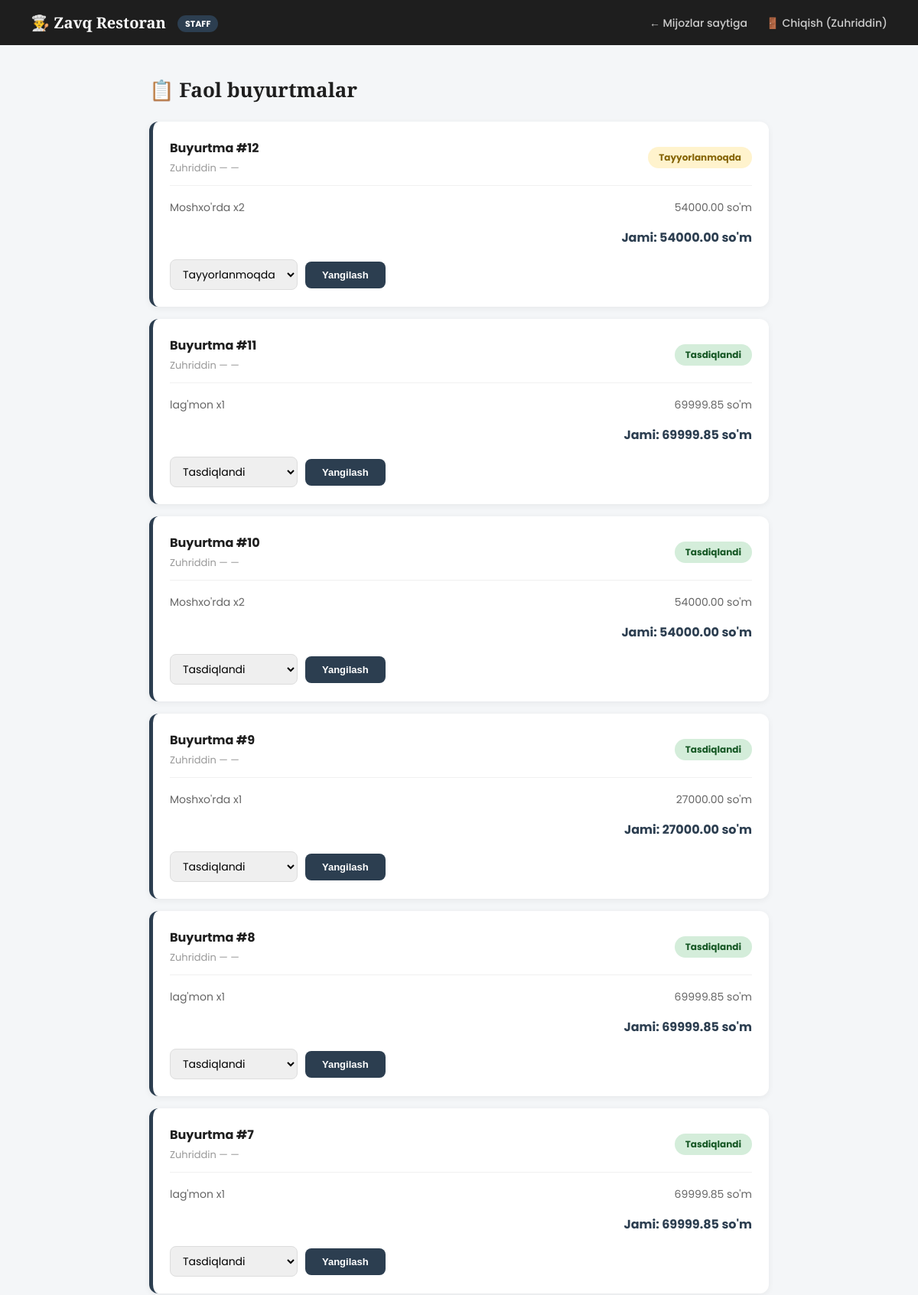
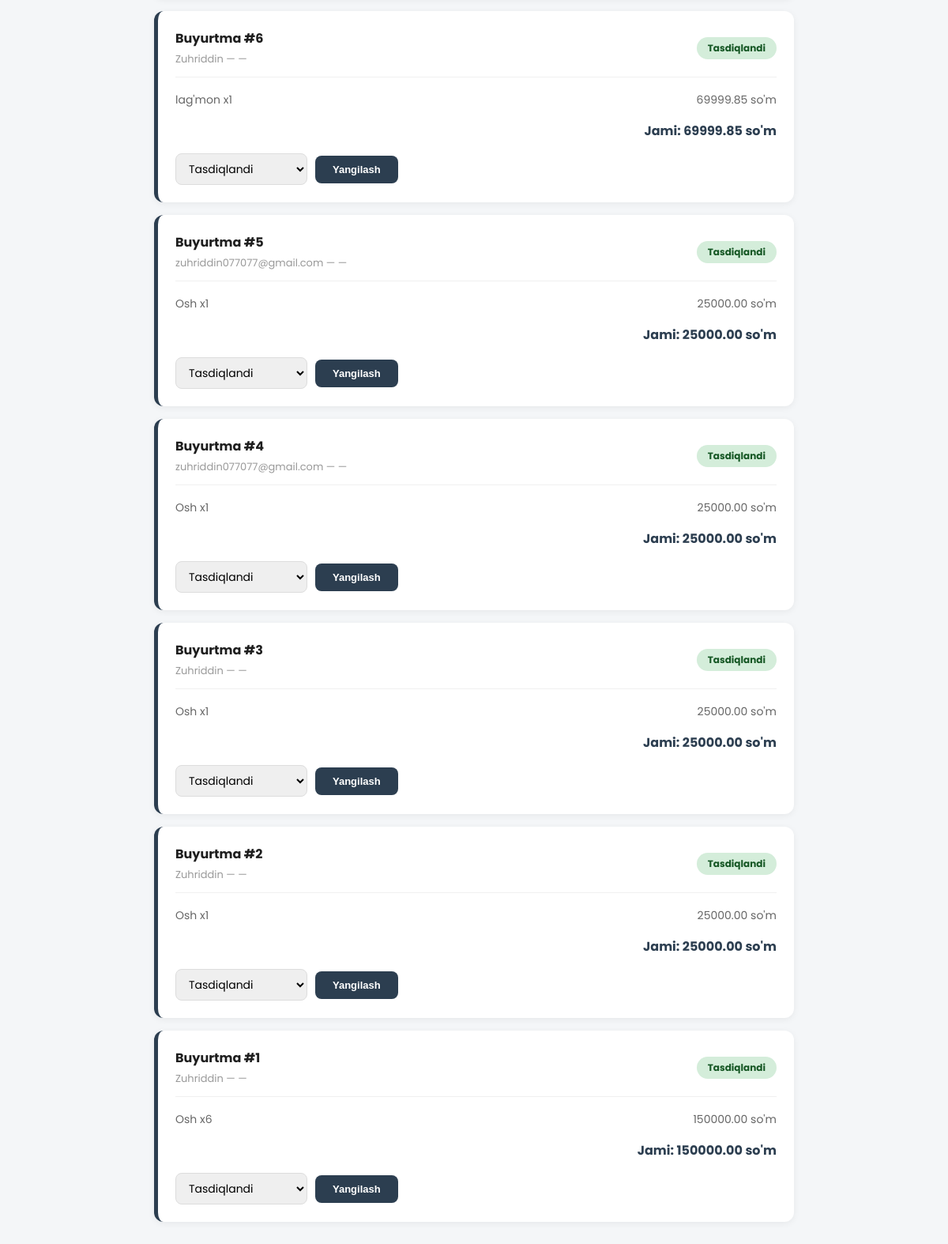
Screenshot of /staff/orders/ (signed in) with the database file from the repository (2 pictures, top to bottom).
### apps/orders/models.py (models this page shows, shortened)
class Order(models.Model):
    STATUS_CHOICES = [
        ('pending', 'Kutilmoqda'),
        ('confirmed', 'Tasdiqlandi'),
        ('preparing', 'Tayyorlanmoqda'),
        ('on_the_way', 'Yo\'lda'),
        ('delivered', 'Yetkazildi'),
        ('cancelled', 'Bekor qilindi'),
    ]
    user = models.ForeignKey(User, on_delete=models.CASCADE, related_name='orders')
    status = models.CharField(max_length=20, choices=STATUS_CHOICES, default='pending')
    delivery_address = models.CharField(max_length=255)
    phone_number = models.CharField(max_length=20)
    created_at = models.DateTimeField(auto_now_add=True)
    updated_at = models.DateTimeField(auto_now=True)
    class Meta:
        verbose_name = "Buyurtma"
        verbose_name_plural = "Buyurtmalar"
        ordering = ['-created_at']
    @property
    def total_price(self):
        return sum(item.subtotal for item in self.items.all())

class OrderItem(models.Model):
    order = models.ForeignKey(Order, on_delete=models.CASCADE, related_name='items')
    menu_item = models.ForeignKey(MenuItem, on_delete=models.CASCADE)
    quantity = models.PositiveIntegerField(default=1)
    price_at_order = models.DecimalField(max_digits=10, decimal_places=2)
    @property
    def subtotal(self):
        return self.price_at_order * self.quantity

### apps/menu/models.py (models this page shows, shortened)
class MenuItem(models.Model):
    category = models.ForeignKey(Category, on_delete=models.SET_NULL, null = True, related_name='items')
    name = models.CharField(max_length=200)
    description = models.TextField(blank=True)
    price = models.DecimalField(max_digits=10, decimal_places=2)
    image = models.ImageField(upload_to='menu/', blank = True, null = True)
    is_available = models.BooleanField(default=True)
    preparation_time = models.PositiveIntegerField(help_text="Tayyorlanish vaqti (daqiqa)", default=15)
    created_at = models.DateTimeField(auto_now_add=True)
    class Meta :
        verbose_name = 'Taom'
        verbose_name_plural = "Taomlar"
        ordering = ['-created_at']

### apps/orders/views.py (the view)
# urls.py: path('staff/orders/', views.staff_orders, name='staff_orders'),
@login_required
@user_passes_test(is_staff_user)
def staff_orders(request):
    orders = Order.objects.exclude(status__in=['pending', 'delivered', 'cancelled'])
    return render(request, 'orders/staff_orders.html', {'orders': orders})

### apps/orders/views.py (called while the page is built)
def is_staff_user(user):
    return user.is_staff

### templates/orders/staff_orders.html (shortened to what this page needs)
{% extends 'staff_base.html' %}
{% block content %}
<div class="section">
    <h1 class="page-title">📋 Faol buyurtmalar</h1>
    {% for order in orders %}
        <div class="order-box">
            <div class="order-header">
                <div>
                    <span class="order-id">Buyurtma #{{ order.id }}</span>
                    <div class="order-meta">{{ order.user.username }} — {{ order.delivery_address }} — {{ order.phone_number }}</div>
                </div>
                <span class="status-badge status-{{ order.status }}">{{ order.get_status_display }}</span>
            </div>
            {% for item in order.items.all %}
                <div class="order-item">
                    <span>{{ item.menu_item.name }} x{{ item.quantity }}</span>
                    <span>{{ item.subtotal }} so'm</span>
                </div>
            {% endfor %}
            <div class="order-total">Jami: {{ order.total_price }} so'm</div>
            <form method="POST" action="{% url 'update_order_status' order.id %}" class="status-form">
                <select name="status">
                    <option value="confirmed" {% if order.status == 'confirmed' %}selected{% endif %}>Tasdiqlandi</option>
                    <option value="preparing" {% if order.status == 'preparing' %}selected{% endif %}>Tayyorlanmoqda</option>
                </select>
                <button type="submit" class="btn">Yangilash</button>
            </form>
        </div>
    {% empty %}
        <div class="empty-box">Hozircha faol buyurtmalar yo'q.</div>
    {% endfor %}
</div>
{% endblock %}

### templates/staff_base.html (shortened to what this page needs)
<!DOCTYPE html>
<html lang="uz">
<head>
</head>
<body>
    <nav class="staff-navbar">
        <a href="{% url 'staff_orders' %}" class="logo">👨‍🍳 Zavq Restoran <span class="badge">STAFF</span></a>
        <div class="links">
            <a href="{% url 'menu_list' %}">← Mijozlar saytiga</a>
            <form method="POST" action="{% url 'logout' %}" style="display:inline;">
                <button type="submit">🚪 Chiqish ({{ user.username }})</button>
            </form>
        </div>
    </nav>
    <div class="content">
        {% block content %}
        {% endblock %}
    </div>
</body>
</html>

### templates/staff_base.html (style rules this page uses)
:root { --primary: #2c3e50; --primary-dark: #1a252f; --dark: #1e1e1e; --bg: #f4f6f8; --card: #ffffff; --success: #27ae60; --warning: #f39c12; --danger: #c0392b; }
* { margin: 0; padding: 0; box-sizing: border-box; }
body { font-family: 'Poppins', sans-serif; background: var(--bg); color: #333; }
h1, h2, .logo { font-family: 'Playfair Display', serif; }
.staff-navbar { background: var(--dark); padding: 16px 40px; display: flex; justify-content: space-between; align-items: center; position: sticky; top: 0; z-index: 100; }
.staff-navbar .logo { color: #fff; font-size: 20px; font-weight: 700; text-decoration: none; }
.staff-navbar .badge { background: var(--primary); color: white; padding: 3px 10px; border-radius: 12px; font-size: 11px; margin-left: 10px; font-family: 'Poppins', sans-serif; vertical-align: middle; }
.staff-navbar .links a, .staff-navbar .links button { color: #ccc; text-decoration: none; margin-left: 20px; font-size: 14px; font-weight: 500; background: none; border: none; cursor: pointer; font-family: inherit; }
.content { min-height: 80vh; }
.btn { display: inline-block; background: var(--primary); color: white; padding: 10px 22px; border: none; border-radius: 8px; font-weight: 600; font-size: 13px; cursor: pointer; text-decoration: none; }

### templates/orders/staff_orders.html (style rules this page uses)
.section { max-width: 850px; margin: 0 auto; padding: 40px 20px; }
.page-title { font-size: 26px; color: var(--dark); margin-bottom: 24px; }
.order-box { background: var(--card); border-radius: 12px; padding: 22px; margin-bottom: 16px; box-shadow: 0 2px 8px rgba(0,0,0,0.06); border-left: 5px solid var(--primary); }
.order-header { display: flex; justify-content: space-between; align-items: center; margin-bottom: 12px; padding-bottom: 12px; border-bottom: 1px solid #f0f0f0; }
.order-id { font-weight: 700; color: var(--dark); font-size: 16px; }
.order-meta { font-size: 13px; color: #999; margin-top: 4px; }
.order-item { display: flex; justify-content: space-between; padding: 6px 0; font-size: 14px; color: #666; }
.order-total { text-align: right; font-weight: 700; margin-top: 10px; color: var(--primary); }
.status-badge { padding: 5px 14px; border-radius: 20px; font-size: 12px; font-weight: 700; }
.status-confirmed { background: #d4edda; color: #155724; }
.status-preparing { background: #fff3cd; color: #856404; }
.status-form { display: flex; gap: 10px; align-items: center; margin-top: 16px; }
.status-form select { padding: 8px 12px; border-radius: 8px; border: 1px solid #ddd; font-family: inherit; font-size: 14px; }

### rows the page displays
Order: id "12", user.username "Zuhriddin", status "Tayyorlanmoqda", total_price "54000.00"
OrderItem: menu_item.name "Moshxo'rda", quantity "2", subtotal "54000.00"
Order: id "11", user.username "Zuhriddin", status "Tasdiqlandi", total_price "69999.85"
OrderItem: menu_item.name "lag'mon", quantity "1", subtotal "69999.85"
Order: id "10", user.username "Zuhriddin", status "Tasdiqlandi", total_price "54000.00"
OrderItem: menu_item.name "Moshxo'rda", quantity "2", subtotal "54000.00"
Order: id "9", user.username "Zuhriddin", status "Tasdiqlandi", total_price "27000.00"
OrderItem: menu_item.name "Moshxo'rda", quantity "1", subtotal "27000.00"
Order: id "8", user.username "Zuhriddin", status "Tasdiqlandi", total_price "69999.85"
OrderItem: menu_item.name "lag'mon", quantity "1", subtotal "69999.85"
Order: id "7", user.username "Zuhriddin", status "Tasdiqlandi", total_price "69999.85"
OrderItem: menu_item.name "lag'mon", quantity "1", subtotal "69999.85"
Order: id "6", user.username "Zuhriddin", status "Tasdiqlandi", total_price "69999.85"
OrderItem: menu_item.name "lag'mon", quantity "1", subtotal "69999.85"
Order: id "5", user.username "zuhriddin077077@gmail.com", status "Tasdiqlandi", total_price "25000.00"
OrderItem: menu_item.name "Osh", quantity "1", subtotal "25000.00"
Order: id "4", user.username "zuhriddin077077@gmail.com", status "Tasdiqlandi", total_price "25000.00"
OrderItem: menu_item.name "Osh", quantity "1", subtotal "25000.00"
Order: id "3", user.username "Zuhriddin", status "Tasdiqlandi", total_price "25000.00"
OrderItem: menu_item.name "Osh", quantity "1", subtotal "25000.00"
Order: id "2", user.username "Zuhriddin", status "Tasdiqlandi", total_price "25000.00"
OrderItem: menu_item.name "Osh", quantity "1", subtotal "25000.00"
Order: id "1", user.username "Zuhriddin", status "Tasdiqlandi", total_price "150000.00"
OrderItem: menu_item.name "Osh", quantity "6", subtotal "150000.00"

### other values shown
{{ user.username }} "Zuhriddin"
